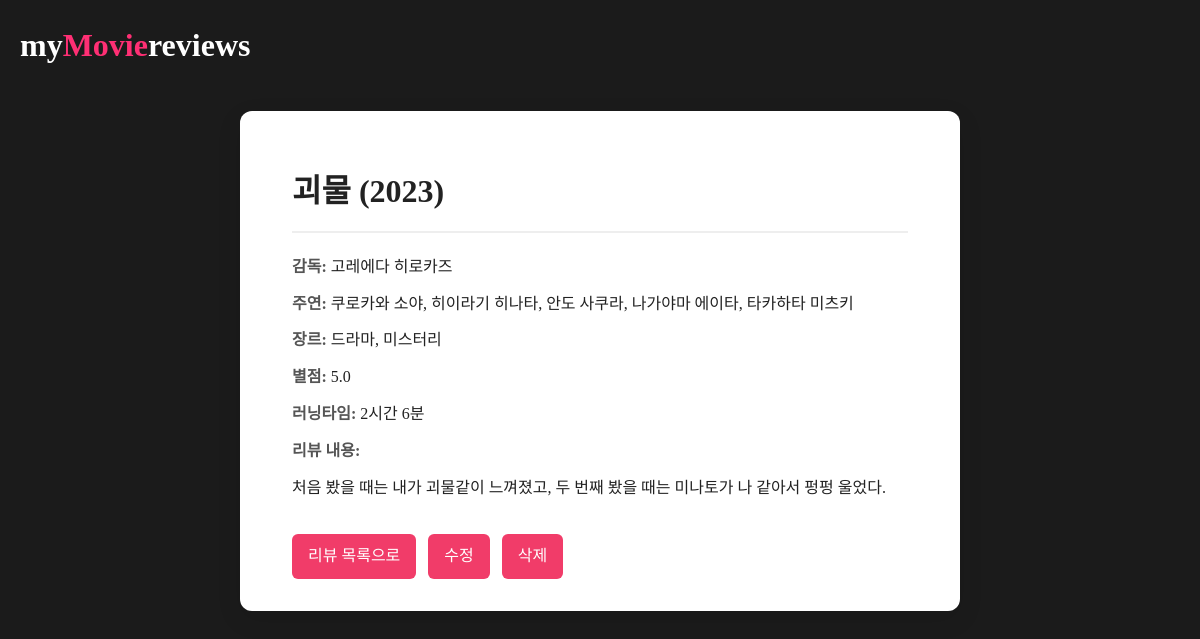
Page /reviews/2/ on the committed database.
### reviews/models.py (models this page shows, shortened)
class Review(models.Model):
    title = models.CharField(max_length=100)
    release_year = models.IntegerField()
    director = models.CharField(max_length=100)
    actors = models.CharField(max_length=200)
    genre = models.ManyToManyField(Genre)
    rating = models.FloatField(choices=RATING_CHOICES)
    running_time = models.IntegerField(help_text="단위: 분")
    content = models.TextField()

class Genre(models.Model):
    name = models.CharField(max_length=50)

### reviews/views.py (the view)
# urls.py: path('<int:pk>/', views.review_detail, name='review_detail'),
def review_detail(request, pk):
    review = get_object_or_404(Review, pk=pk)
    hours = review.running_time // 60
    minutes = review.running_time % 60
    formatted_runtime = f"{hours}시간 {minutes}분"
    return render(request, 'reviews/review_detail.html', {
        'review' : review,
        'formatted_runtime' : formatted_runtime,
    })

### reviews/templates/reviews/review_detail.html (shortened to what this page needs)
<!DOCTYPE html>
<html lang="ko">
<head>
    {% load static %}
    <link rel="stylesheet" href="{% static 'reviews/style.css' %}">
</head>
<body>
    <h1><a href="{% url 'review_list' %}">my<span>Movie</span>reviews</a></h1>
    <div class="detail-container">
        <h1>{{ review.title }} ({{ review.release_year }}) </h1>
        <p><strong>감독:</strong> {{review.director}} </p>
        <p><strong>주연:</strong> {{review.actors}} </p>
        <p><strong>장르:</strong>
            {% for genre in review.genre.all %}
                {{ genre.name }}{% if not forloop.last %}, {% endif %}
            {% endfor %}
        </p>
        <p><strong>별점:</strong> {{review.rating}} </p>
        <p><strong>러닝타임:</strong> {{ formatted_runtime }} </p>
        <p><strong>리뷰 내용:</strong></p>
        <p>{{ review.content }}</p>
    <div class="detail-buttons">
        <a href="{% url 'review_list' %}"> 리뷰 목록으로 </a>
        <a href="{% url 'review_edit' review.pk %}">수정</a>
        <a href="{% url 'review_delete' review.pk %}">삭제</a>
    </div>
</div>
</body>
</html>

### reviews/static/reviews/style.css (style rules this page uses)
* { margin: 0; padding: 0; box-sizing: border-box; }
body { background-color: #1b1b1b; color: #ffffff; line-height: 1.6; }
h1 { font-size: 2rem; margin: 20px; }
span { color: rgb(255, 47, 116); }
h1 a { text-decoration: none; color: inherit; }
a { text-decoration: none; color: inherit; }
.detail-container { color: #222; max-width: 720px; margin: 40px auto; padding: 32px; background-color: white; border-radius: 12px; box-shadow: 0 8px 24px rgba(0, 0, 0, 0.1); line-height: 1.8; }
.detail-container h1 { font-size: 2rem; margin-bottom: 20px; border-bottom: 2px solid #eee; padding-bottom: 10px; }
.detail-container p { padding: 0 20px; margin: 8px 0; font-size: 1rem; }
.detail-container p strong { display: inline; font-weight: bold; color: #555; }
.detail-buttons { margin-top: 32px; display: flex; gap: 12px; padding: 0 20px; }
.detail-buttons a { padding: 8px 16px; background-color: #f13c69; color: white; text-decoration: none; border-radius: 6px; transition: background-color 0.3s; }

### rows in the picture
Review: title "괴물", release_year "2023", director "고레에다 히로카즈", actors "쿠로카와 소야, 히이라기 히나타, 안도 사쿠라, 나가야마 에이타, 타카하타 미츠키", rating "5.0", content "처음 봤을 때는 내가 괴물같이 느껴졌고, 두 번째 봤을 때는 미나토가 나 같아서 펑펑 울었다."
Genre: name "드라마"
Genre: name "미스터리"
